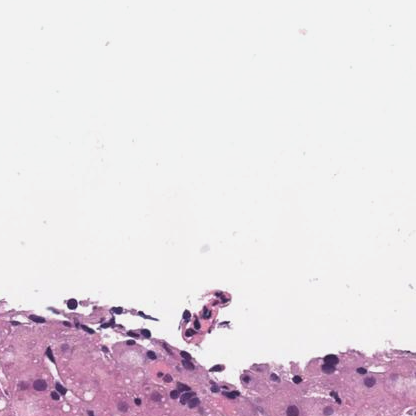
#> input picture image/1001090_7.png, 416 x 416 px; its folder holds 4 pictures in this run
$ python find_best_target.py
#> lines starting #> are read from the running program, lines starting #| are printed output that depends on the picture
### normalization.py
import numpy as np
from PIL import Image
import cv2
from skimage import exposure
import os
import argparse

def get_stain_vectors(I, beta=0.15, alpha=1):
    """
    Get the stain matrix (2x3) using Macenko's method.
    """
    # Reshape to (H*W, 3)
    I = I.reshape((-1, 3))

    # Calculate Optical Density (OD)
    # OD = -log10((I+1)/Io) -> we assume Io=255 for standard RGB 8-bit images
    # Add 1 to avoid log(0)
    OD = -np.log10((I.astype(np.float64) + 1) / 255.0)

    # Remove data with too little absorbance (transparent pixels)
    ODhat = OD[np.all(OD > beta, axis=1)]

    if len(ODhat) < 10:
        # Fallback if almost empty
        return np.eye(2), np.zeros(2)

    # PCA via SVD
    # Covariance matrix
    # Normalize features
    _, V = np.linalg.eigh(np.cov(ODhat, rowvar=False))

    # Project onto the regular plane
    # V[:, 1:] corresponds to the eigenvectors corresponding to the two largest eigenvalues
    # Note: numpy eigh returns eigenvalues in ascending order, so take last 2.
    Vec = V[:, 1:3] # Shape (3, 2). These are the directions.

    # Project data onto the plane
    That = np.dot(ODhat, Vec)

    # Find the min and max vectors (robustly)
    phi = np.arctan2(That[:, 1], That[:, 0])

    minPhi = np.percentile(phi, alpha)
    maxPhi = np.percentile(phi, 100 - alpha)

    vMin = np.dot(Vec, np.array([np.cos(minPhi), np.sin(minPhi)]))
    vMax = np.dot(Vec, np.array([np.cos(maxPhi), np.sin(maxPhi)]))

    # Heuristic: make sure the first vector is H (more pink/red) and second is E (more blue/purple)
    # H usually has higher red component relative to blue in OD space?
    # OD varies. Hematoxylin stains blue/purple, Eosin stains pink.
    # In RGB: H is dark blue/purple (low Red/Green, mid Blue). E is pink (high Red, low Green/Blue).
    # In OD: H absorbs Red helps. E absorbs Green.
    # Typically we allow arbitrary order, but for consistency we sort.
    # Let's just return them sorted by the angle for now to ensure consistency.

    if vMin[0] > vMax[0]:
        HE = np.array([vMin, vMax])
    else:
        HE = np.array([vMax, vMin])

    # Rows are stain vectors. Shape (2, 3)
    return HE.T

def get_concentrations(I, stain_matrix, beta=0.15):
    """
    Get concentrations given an image and stain matrix.
    """
    I = I.reshape((-1, 3))
    OD = -np.log10((I.astype(np.float64) + 1) / 255.0)

    # We solve OD = C * S.  C is (N, 2), S is (2, 3).
    # C = OD * pinv(S)

    C = np.dot(OD, np.linalg.pinv(stain_matrix.T)) # stain_matrix is (3, 2) here technically based on above return
    # Wait, my previous return was HE.T which is (3, 2).
    # so we want stain_matrix to be (3, 2).

    return C

# [114 lines left out: functions match_luminosity, clarify_steatosis, norm_macenko, not called in this run]

# [26 lines that do not run on import are left out]

### find_best_target.py
import os
import argparse
import numpy as np
import cv2
from PIL import Image
from tqdm import tqdm
import normalization  # Importing the user's existing normalization logic

def calculate_angle(v1, v2):
    """Calculate angle in degrees between two vectors."""
    dot_product = np.dot(v1, v2)
    norms = np.linalg.norm(v1) * np.linalg.norm(v2)
    if norms == 0: return 0
    cos_angle = dot_product / norms
    angle = np.arccos(np.clip(cos_angle, -1.0, 1.0))
    return np.degrees(angle)

def analyze_image(img_path):
    try:
        # Load and resize for speed
        img = Image.open(img_path).convert('RGB')

        # Resize to max dimension 1024 to speed up SVD and pixel processing
        # Macenko vectors are stain-dependent, not scale-dependent (mostly)
        max_dim = 1024
        if max(img.size) > max_dim:
            img.thumbnail((max_dim, max_dim))

        img_np = np.array(img)

        # 1. Get Stain Vectors
        # Returns HE.T shape (2, 3) -> Rows are stain vectors?
        # normalization.py: return HE.T where HE was np.array([v1, v2]).
        # So shape is (3, 2) ?
        # Let's check normalization.py again.
        # Line 62: return HE.T. HE is constructed as np.array([vMin, vMax]).
        # vMin is shape (3,). So HE is (2, 3). HE.T is (3, 2).
        # Columns are the stain vectors.
        target_stain_matrix = normalization.get_stain_vectors(img_np)

        # Stain Separation (Angle between H and E)
        # H = target_stain_matrix[:, 0]
        # E = target_stain_matrix[:, 1]
        v1 = target_stain_matrix[:, 0]
        v2 = target_stain_matrix[:, 1]
        separation_angle = calculate_angle(v1, v2)

        # 2. Get Concentrations
        C = normalization.get_concentrations(img_np, target_stain_matrix)
        # C is (N, 2)

        # Nuclei (H) Robust Max Intensity (99th percentile)
        # High means distinct nuclei
        h_99 = np.percentile(C[:, 0], 99)

        # Cytoplasm (E) Robust Max Intensity
        # "Alive but not saturated"
        e_99 = np.percentile(C[:, 1], 99)

        # 3. Background Analysis
        # "Bucchi bianchi devono essere ben contrastati"
        # Convert to LAB for Luminosity analysis
        lab = cv2.cvtColor(img_np, cv2.COLOR_RGB2LAB)
        l_channel = lab[:, :, 0]

        # Identify background: High Luminosity (> 220 is a safe bet for raw slides)
        # Or simple OD threshold.
        # normalization.py uses OD > beta to find tissue.
        # Let's use OD < beta for background.
        img_reshaped = img_np.reshape((-1, 3))
        OD = -np.log10((img_reshaped.astype(float) + 1) / 255.0)
        od_max = np.max(OD, axis=1)
        background_mask = od_max < 0.15 # beta default is 0.15

        if np.sum(background_mask) > 0:
            bg_pixels_l = l_channel.reshape(-1)[background_mask]
            bg_luminosity_mean = np.mean(bg_pixels_l)
            bg_luminosity_std = np.std(bg_pixels_l) # Low std means uniform clean white
        else:
            bg_luminosity_mean = 0
            bg_luminosity_std = 100

        return {
            "filename": os.path.basename(img_path),
            "stain_sep_deg": separation_angle,
            "h_99": h_99,
            "e_99": e_99,
            "bg_lum_mean": bg_luminosity_mean,
            "bg_lum_std": bg_luminosity_std
        }
    except Exception as e:
        return None

def score_metrics(results):
    # Convert to standard arrays
    seps = np.array([r['stain_sep_deg'] for r in results])
    h_99s = np.array([r['h_99'] for r in results])
    e_99s = np.array([r['e_99'] for r in results])
    bg_lums = np.array([r['bg_lum_mean'] for r in results])

    # Normalize (0-1)
    norm = lambda x: (x - np.min(x)) / (np.max(x) - np.min(x) + 1e-6)

    n_sep = norm(seps)
    n_h = norm(h_99s)
    n_e = norm(e_99s)
    n_bg = norm(bg_lums)

    # Heuristic Scores

    # 1. Separation: Higher is better (distinct colors)
    score_sep = n_sep

    # 2. Nuclei: Higher is better (distinct)
    score_h = n_h

    # 3. Eosin: "Alive but not saturated"
    # We punish the very bottom (dead) and maybe slightly punish the absolute max if it looks like outlier?
    # Actually, usually higher is better for "Alive", unless it's an artifact.
    # Let's assume higher E is good, but we verify visually.
    score_e = n_e

    # 4. Background: Higher Mean L is better (whiter holes).
    score_bg = n_bg

    # Weights
    # Distinct Nuclei is critical (Viola distinto)
    # Background contrast is critical (Bucchi bianchi ben contrastati)

    final_scores = (
        1.5 * score_sep +
        2.0 * score_h +
        1.0 * score_e +
        2.0 * score_bg
    )

    for i, r in enumerate(results):
        r['score'] = final_scores[i]

    return sorted(results, key=lambda x: x['score'], reverse=True)

if __name__ == "__main__":
    parser = argparse.ArgumentParser()
    parser.add_argument('--input_dir', type=str, default='image')
    args = parser.parse_args()

    files = [os.path.join(args.input_dir, f) for f in os.listdir(args.input_dir) if f.lower().endswith(('.png', '.jpg', '.tif'))]
    print(f"Scanning {len(files)} images...")

    results = []
    for f in tqdm(files):
        res = analyze_image(f)
#> in analyze_image, img is the input picture: PIL image 416x416 RGB; mean R, G, B 229.5, 219.7, 227
#> in get_stain_vectors, `_, V = np.linalg.eigh(np.cov(ODhat, rowvar=False))`: V = [[-0.265, -0.767, -0.584], [-0.324, 0.641, -0.696], [0.908, 0.00492, -0.418]]
#> in get_stain_vectors, `Vec = V[:, 1:3]`: Vec = [[-0.767, -0.584], [0.641, -0.696], [0.00492, -0.418]]
#> in get_stain_vectors, `That = np.dot(ODhat, Vec)`: That = 11665 pairs, first value -0.0555 to 0.175, second value -1.42 to -0.294
#> in get_stain_vectors, `phi = np.arctan2(That[:, 1], That[:, 0])`: phi = 11665 values, max -1.29 at index 10690, min -1.65 at index 1155, mean -1.43
#> in get_stain_vectors, `minPhi = np.percentile(phi, alpha)`: minPhi = -1.59
#> in get_stain_vectors, `maxPhi = np.percentile(phi, 100 - alpha)`: maxPhi = -1.32
#> in get_stain_vectors, `vMin = np.dot(Vec, np.array([np.cos(minPhi), np.sin(minPhi)]))`: vMin = [0.599, 0.683, 0.418]
#> in get_stain_vectors, `vMax = np.dot(Vec, np.array([np.cos(maxPhi), np.sin(maxPhi)]))`: vMax = [0.372, 0.835, 0.406]
#> in get_stain_vectors, `HE = np.array([vMin, vMax])`: HE = [[0.599, 0.683, 0.418], [0.372, 0.835, 0.406]]
#> in analyze_image, `target_stain_matrix = normalization.get_stain_vectors(img_np)`: target_stain_matrix = [[0.599, 0.372], [0.683, 0.835], [0.418, 0.406]]
#> in analyze_image, `v1 = target_stain_matrix[:, 0]`: v1 = [0.599, 0.683, 0.418]
#> in analyze_image, `v2 = target_stain_matrix[:, 1]`: v2 = [0.372, 0.835, 0.406]
#> in calculate_angle, `dot_product = np.dot(v1, v2)`: dot_product = 0.963
#> in calculate_angle, `norms = np.linalg.norm(v1) * np.linalg.norm(v2)`: norms = 1
#> in calculate_angle, `cos_angle = dot_product / norms`: cos_angle = 0.963
#> in calculate_angle, `angle = np.arccos(np.clip(cos_angle, -1.0, 1.0))`: angle = 0.275
#> in analyze_image, `separation_angle = calculate_angle(v1, v2)`: separation_angle = 15.73
#> in get_concentrations, `C = np.dot(OD, np.linalg.pinv(stain_matrix.T))`: C = 173056 pairs, first value -0.2 to 1.36, second value -0.122 to 0.707
#> in analyze_image, `h_99 = np.percentile(C[:, 0], 99)`: h_99 = 0.529
#> in analyze_image, `e_99 = np.percentile(C[:, 1], 99)`: e_99 = 0.443
#> in analyze_image, `lab = cv2.cvtColor(img_np, cv2.COLOR_RGB2LAB)`: lab: shape (416, 416, 3); mean of channels 0, 1, 2 225.6, 133.1, 125.6
#> in analyze_image, `l_channel = lab[:, :, 0]`:
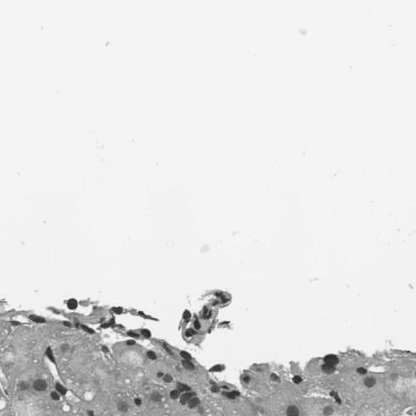
#> l_channel: shape (416, 416); min 32, max 244, mean 225.6
#> in analyze_image, `bg_luminosity_mean = np.mean(bg_pixels_l)`: bg_luminosity_mean = 242.3
#> in analyze_image, `bg_luminosity_std = np.std(bg_pixels_l)`: bg_luminosity_std = 4.48
#> res = {'filename': '1001090_7.png', 'stain_sep_deg': 15.73, 'h_99': 0.529, 'e_99': 0.443, 'bg_lum_mean': 242.3, 'bg_lum_std': 4.48}
        if res: results.append(res)
#> pass 2 of the loop `for f in tqdm(files):`:
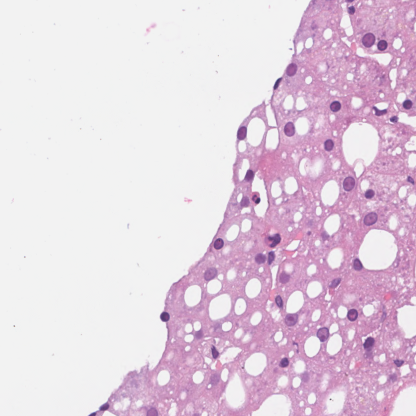
#> input picture image/1001293_76.png, 416 x 416 px
#> in analyze_image, img is the input picture: PIL image 416x416 RGB; mean R, G, B 226.2, 207.4, 222.7
#> target_stain_matrix = [[0.566, 0.37], [0.739, 0.849], [0.366, 0.377]]
#> v1 = [0.566, 0.739, 0.366]
#> v2 = [0.37, 0.849, 0.377]
#> separation_angle = 12.91
#> in analyze_image (call 2), `C = normalization.get_concentrations(img_np, target_stain_matrix)`: C = 173056 pairs, first value -0.403 to 1.13, second value -0.305 to 0.736
#> h_99 = 0.266
#> e_99 = 0.401
#> lab: shape (416, 416, 3); mean of channels 0, 1, 2 217.3, 137.6, 122.9
#> in analyze_image (call 2), `l_channel = lab[:, :, 0]`:
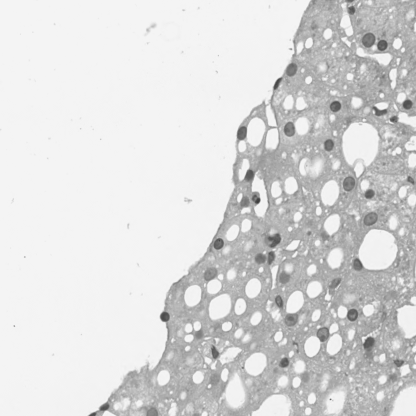
#> l_channel: shape (416, 416); min 61, max 244, mean 217.3
#> bg_luminosity_mean = 240
#> bg_luminosity_std = 10.15
#> res = {'filename': '1001293_76.png', 'stain_sep_deg': 12.91, 'h_99': 0.266, 'e_99': 0.401, 'bg_lum_mean': 240, 'bg_lum_std': 10.15}
#> pass 3 of the loop `for f in tqdm(files):`:
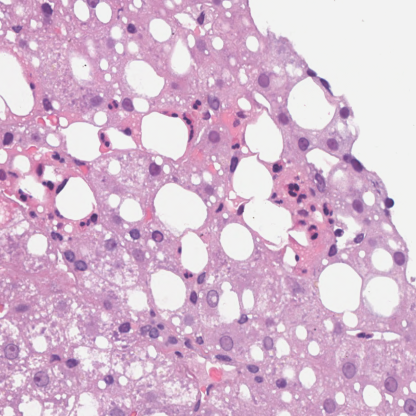
#> input picture image/1001340_72.png, 416 x 416 px
#> in analyze_image, img is the input picture: PIL image 416x416 RGB; mean R, G, B 214.7, 184.4, 208.7
#> target_stain_matrix = [[0.567, 0.37], [0.732, 0.833], [0.377, 0.41]]
#> v1 = [0.567, 0.732, 0.377]
#> v2 = [0.37, 0.833, 0.41]
#> separation_angle = 12.85
#> in analyze_image (call 3), `C = normalization.get_concentrations(img_np, target_stain_matrix)`: C = 173056 pairs, first value -0.454 to 1.29, second value -0.646 to 0.779
#> h_99 = 0.411
#> e_99 = 0.489
#> lab: shape (416, 416, 3); mean of channels 0, 1, 2 199.3, 143.3, 119.8
#> in analyze_image (call 3), `l_channel = lab[:, :, 0]`:
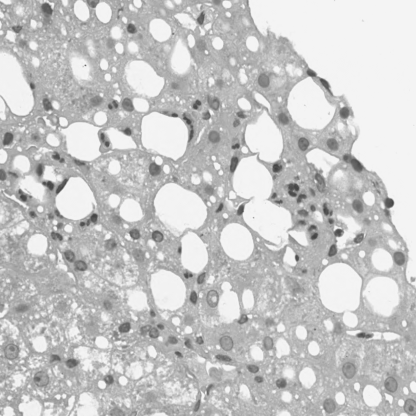
#> l_channel: shape (416, 416); min 65, max 244, mean 199.3
#> bg_luminosity_mean = 232.7
#> bg_luminosity_std = 15.82
#> res = {'filename': '1001340_72.png', 'stain_sep_deg': 12.85, 'h_99': 0.411, 'e_99': 0.489, 'bg_lum_mean': 232.7, 'bg_lum_std': 15.82}
#> the loop made 4 passes; the first 3 are shown

    ranked = score_metrics(results)

    print("\nTop 5 Candidates for Target Image:")
    print(f"{'Rank':<5} {'Filename':<30} {'Score':<8} {'Sep(deg)':<10} {'H_99':<8} {'E_99':<8} {'BG_Lum':<8}")
    print("-" * 90)
    for i, r in enumerate(ranked[:15]):
        print(f"{i+1:<5} {r['filename']:<30} {r['score']:.2f}     {r['stain_sep_deg']:.1f}       {r['h_99']:.2f}     {r['e_99']:.2f}     {r['bg_lum_mean']:.1f}")

    # Save top 1 path to a file for easy retrieval
    with open("suggested_target.txt", "w") as f:
        f.write(ranked[0]['filename'])
